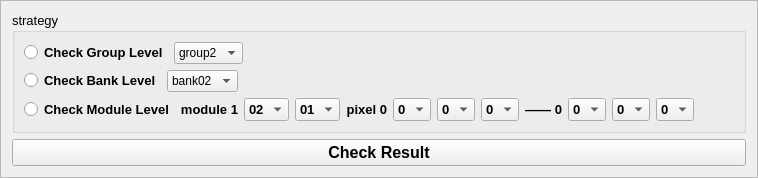
    <widget class="QFrame" name="frame_7">
     <property name="sizePolicy">
      <sizepolicy hsizetype="Preferred" vsizetype="Fixed">
       <horstretch>0</horstretch>
       <verstretch>0</verstretch>
      </sizepolicy>
     </property>
     <property name="styleSheet">
      <string notr="true">QFrame#frame_7 {
	background-color: rgb(210, 250, 255);
}</string>
     </property>
     <property name="frameShape">
      <enum>QFrame::StyledPanel</enum>
     </property>
     <property name="frameShadow">
      <enum>QFrame::Raised</enum>
     </property>
     <layout class="QVBoxLayout" name="verticalLayout_7">
      <item>
       <widget class="QGroupBox" name="groupBox">
        <property name="font">
         <font>
          <family>Arial</family>
          <pointsize>10</pointsize>
          <weight>50</weight>
          <bold>false</bold>
         </font>
        </property>
        <property name="title">
         <string>strategy</string>
        </property>
        <layout class="QVBoxLayout" name="verticalLayout_4">
         <item>
          <layout class="QHBoxLayout" name="horizontalLayout_19">
           <item>
            <widget class="QRadioButton" name="group_check">
             <property name="font">
              <font>
               <family>Arial</family>
               <pointsize>10</pointsize>
               <weight>75</weight>
               <bold>true</bold>
              </font>
             </property>
             <property name="text">
              <string>Check Group Level</string>
             </property>
            </widget>
           </item>
           <item>
            <widget class="QComboBox" name="group_select">
             <item>
              <property name="text">
               <string>group2</string>
              </property>
             </item>
             <item>
              <property name="text">
               <string>group3</string>
              </property>
             </item>
             <item>
              <property name="text">
               <string>group4</string>
              </property>
             </item>
             <item>
              <property name="text">
               <string>group5</string>
              </property>
             </item>
             <item>
              <property name="text">
               <string>group6</string>
              </property>
             </item>
             <item>
              <property name="text">
               <string>group7</string>
              </property>
             </item>
            </widget>
           </item>
           <item>
            <spacer name="horizontalSpacer_4">
             <property name="orientation">
              <enum>Qt::Horizontal</enum>
             </property>
             <property name="sizeHint" stdset="0">
              <size>
               <width>40</width>
               <height>20</height>
              </size>
             </property>
            </spacer>
           </item>
          </layout>
         </item>
         <item>
          <layout class="QHBoxLayout" name="horizontalLayout_20">
           <item>
            <widget class="QRadioButton" name="bank_check">
             <property name="font">
              <font>
               <family>Arial</family>
               <pointsize>10</pointsize>
               <weight>75</weight>
               <bold>true</bold>
              </font>
             </property>
             <property name="text">
              <string>Check Bank Level</string>
             </property>
            </widget>
           </item>
           <item>
            <widget class="QComboBox" name="bank_select">
             <item>
              <property name="text">
               <string>bank02</string>
              </property>
             </item>
             <item>
              <property name="text">
               <string>bank13</string>
              </property>
             </item>
             <item>
              <property name="text">
               <string>bank03</string>
              </property>
             </item>
             <item>
              <property name="text">
               <string>bank12</string>
              </property>
             </item>
             <item>
              <property name="text">
               <string>bank04</string>
              </property>
             </item>
             <item>
              <property name="text">
               <string>bank11</string>
              </property>
             </item>
             <item>
              <property name="text">
               <string>bank05</string>
              </property>
             </item>
             <item>
              <property name="text">
               <string>bank10</string>
              </property>
             </item>
             <item>
              <property name="text">
               <string>bank06</string>
              </property>
             </item>
             <item>
              <property name="text">
               <string>bank09</string>
              </property>
             </item>
             <item>
              <property name="text">
               <string>bank07</string>
              </property>
             </item>
             <item>
              <property name="text">
               <string>bank08</string>
              </property>
             </item>
            </widget>
           </item>
           <item>
            <spacer name="horizontalSpacer_5">
             <property name="orientation">
              <enum>Qt::Horizontal</enum>
             </property>
             <property name="sizeHint" stdset="0">
              <size>
               <width>40</width>
               <height>20</height>
              </size>
             </property>
            </spacer>
           </item>
          </layout>
         </item>
         <item>
          <layout class="QHBoxLayout" name="horizontalLayout_21">
           <item>
            <widget class="QRadioButton" name="module_check">
             <property name="font">
              <font>
               <family>Arial</family>
               <pointsize>10</pointsize>
               <weight>75</weight>
               <bold>true</bold>
              </font>
             </property>
             <property name="text">
              <string>Check Module Level</string>
             </property>
            </widget>
           </item>
           <item>
            <widget class="QLabel" name="label_26">
             <property name="font">
              <font>
               <family>Arial</family>
               <pointsize>10</pointsize>
               <weight>75</weight>
               <bold>true</bold>
              </font>
             </property>
             <property name="layoutDirection">
              <enum>Qt::RightToLeft</enum>
             </property>
             <property name="text">
              <string>module 1</string>
             </property>
             <property name="alignment">
              <set>Qt::AlignRight|Qt::AlignTrailing|Qt::AlignVCenter</set>
             </property>
            </widget>
           </item>
           <item>
            <widget class="QComboBox" name="resultcheck_module_num_1">
             <property name="sizePolicy">
              <sizepolicy hsizetype="Preferred" vsizetype="Fixed">
               <horstretch>0</horstretch>
               <verstretch>0</verstretch>
              </sizepolicy>
             </property>
             <property name="font">
              <font>
               <family>Arial</family>
               <pointsize>10</pointsize>
               <weight>75</weight>
               <bold>true</bold>
              </font>
             </property>
             <item>
              <property name="text">
               <string>02</string>
              </property>
             </item>
             <item>
              <property name="text">
               <string>03</string>
              </property>
             </item>
             <item>
              <property name="text">
               <string>04</string>
              </property>
             </item>
             <item>
              <property name="text">
               <string>05</string>
              </property>
             </item>
             <item>
              <property name="text">
               <string>06</string>
              </property>
             </item>
             <item>
              <property name="text">
               <string>07</string>
              </property>
             </item>
             <item>
              <property name="text">
               <string>08</string>
              </property>
             </item>
             <item>
              <property name="text">
               <string>09</string>
              </property>
             </item>
             <item>
              <property name="text">
               <string>10</string>
              </property>
             </item>
             <item>
              <property name="text">
               <string>11</string>
              </property>
             </item>
             <item>
              <property name="text">
               <string>12</string>
              </property>
             </item>
             <item>
              <property name="text">
               <string>13</string>
              </property>
             </item>
            </widget>
           </item>
           <item>
            <widget class="QComboBox" name="resultcheck_module_num_2">
             <property name="sizePolicy">
              <sizepolicy hsizetype="Preferred" vsizetype="Fixed">
               <horstretch>0</horstretch>
               <verstretch>0</verstretch>
              </sizepolicy>
             </property>
             <property name="font">
              <font>
               <family>Arial</family>
               <pointsize>10</pointsize>
               <weight>75</weight>
               <bold>true</bold>
              </font>
             </property>
             <item>
              <property name="text">
               <string>01</string>
              </property>
             </item>
             <item>
              <property name="text">
               <string>02</string>
              </property>
             </item>
             <item>
              <property name="text">
               <string>03</string>
              </property>
             </item>
             <item>
              <property name="text">
               <string>04</string>
              </property>
             </item>
             <item>
              <property name="text">
               <string>05</string>
              </property>
             </item>
            </widget>
           </item>
           <item>
            <widget class="QLabel" name="label_27">
             <property name="font">
              <font>
               <family>Arial</family>
               <pointsize>10</pointsize>
               <weight>75</weight>
               <bold>true</bold>
              </font>
             </property>
             <property name="text">
              <string>pixel 0</string>
             </property>
             <property name="alignment">
              <set>Qt::AlignRight|Qt::AlignTrailing|Qt::AlignVCenter</set>
             </property>
            </widget>
           </item>
           <item>
            <widget class="QComboBox" name="resultcheck_pixel_num_1">
             <property name="font">
              <font>
               <family>Arial</family>
               <pointsize>10</pointsize>
               <weight>75</weight>
               <bold>true</bold>
              </font>
             </property>
             <item>
              <property name="text">
               <string>0</string>
              </property>
             </item>
             <item>
              <property name="text">
               <string>1</string>
              </property>
             </item>
             <item>
              <property name="text">
               <string>2</string>
              </property>
             </item>
             <item>
              <property name="text">
               <string>3</string>
              </property>
             </item>
             <item>
              <property name="text">
               <string>4</string>
              </property>
             </item>
             <item>
              <property name="text">
               <string>5</string>
              </property>
             </item>
             <item>
              <property name="text">
               <string>6</string>
              </property>
             </item>
             <item>
              <property name="text">
               <string>7</string>
              </property>
             </item>
             <item>
              <property name="text">
               <string>8</string>
              </property>
             </item>
            </widget>
           </item>
           <item>
            <widget class="QComboBox" name="resultcheck_pixel_num_2">
             <property name="font">
              <font>
               <family>Arial</family>
               <pointsize>10</pointsize>
               <weight>75</weight>
               <bold>true</bold>
              </font>
             </property>
             <item>
              <property name="text">
               <string>0</string>
              </property>
             </item>
             <item>
              <property name="text">
               <string>1</string>
              </property>
             </item>
             <item>
              <property name="text">
               <string>2</string>
              </property>
             </item>
             <item>
              <property name="text">
               <string>3</string>
              </property>
             </item>
             <item>
              <property name="text">
               <string>4</string>
              </property>
             </item>
             <item>
              <property name="text">
               <string>5</string>
              </property>
             </item>
             <item>
              <property name="text">
               <string>6</string>
              </property>
             </item>
             <item>
              <property name="text">
               <string>7</string>
              </property>
             </item>
             <item>
              <property name="text">
               <string>8</string>
              </property>
             </item>
             <item>
              <property name="text">
               <string>9</string>
              </property>
             </item>
            </widget>
           </item>
           <item>
            <widget class="QComboBox" name="resultcheck_pixel_num_3">
             <property name="font">
              <font>
               <family>Arial</family>
               <pointsize>10</pointsize>
               <weight>75</weight>
               <bold>true</bold>
              </font>
             </property>
             <item>
              <property name="text">
               <string>0</string>
              </property>
             </item>
             <item>
              <property name="text">
               <string>1</string>
              </property>
             </item>
             <item>
              <property name="text">
               <string>2</string>
              </property>
             </item>
             <item>
              <property name="text">
               <string>3</string>
              </property>
             </item>
             <item>
              <property name="text">
               <string>4</string>
              </property>
             </item>
             <item>
              <property name="text">
               <string>5</string>
              </property>
             </item>
             <item>
              <property name="text">
               <string>6</string>
              </property>
             </item>
             <item>
              <property name="text">
               <string>7</string>
              </property>
             </item>
             <item>
              <property name="text">
               <string>8</string>
              </property>
             </item>
             <item>
              <property name="text">
               <string>9</string>
              </property>
             </item>
            </widget>
           </item>
           <item>
            <widget class="QLabel" name="label_28">
             <property name="font">
              <font>
               <family>Arial</family>
               <pointsize>10</pointsize>
               <weight>75</weight>
               <bold>true</bold>
              </font>
             </property>
             <property name="text">
              <string>—— 0</string>
             </property>
             <property name="alignment">
              <set>Qt::AlignRight|Qt::AlignTrailing|Qt::AlignVCenter</set>
             </property>
            </widget>
           </item>
           <item>
            <widget class="QComboBox" name="resultcheck_pixel_num_4">
             <property name="font">
              <font>
               <family>Arial</family>
               <pointsize>10</pointsize>
               <weight>75</weight>
               <bold>true</bold>
              </font>
             </property>
             <item>
              <property name="text">
               <string>0</string>
              </property>
             </item>
             <item>
              <property name="text">
               <string>1</string>
              </property>
             </item>
             <item>
              <property name="text">
               <string>2</string>
              </property>
             </item>
             <item>
              <property name="text">
               <string>3</string>
              </property>
             </item>
             <item>
              <property name="text">
               <string>4</string>
              </property>
             </item>
             <item>
              <property name="text">
               <string>5</string>
              </property>
             </item>
             <item>
              <property name="text">
               <string>6</string>
              </property>
             </item>
             <item>
              <property name="text">
               <string>7</string>
              </property>
             </item>
             <item>
              <property name="text">
               <string>8</string>
              </property>
             </item>
            </widget>
           </item>
           <item>
            <widget class="QComboBox" name="resultcheck_pixel_num_5">
             <property name="font">
              <font>
               <family>Arial</family>
               <pointsize>10</pointsize>
               <weight>75</weight>
               <bold>true</bold>
              </font>
             </property>
             <item>
              <property name="text">
               <string>0</string>
              </property>
             </item>
             <item>
              <property name="text">
               <string>1</string>
              </property>
             </item>
             <item>
              <property name="text">
               <string>2</string>
              </property>
             </item>
             <item>
              <property name="text">
               <string>3</string>
              </property>
             </item>
             <item>
              <property name="text">
               <string>4</string>
              </property>
             </item>
             <item>
              <property name="text">
               <string>5</string>
              </property>
             </item>
             <item>
              <property name="text">
               <string>6</string>
              </property>
             </item>
             <item>
              <property name="text">
               <string>7</string>
              </property>
             </item>
             <item>
              <property name="text">
               <string>8</string>
              </property>
             </item>
             <item>
              <property name="text">
               <string>9</string>
              </property>
             </item>
            </widget>
           </item>
           <item>
            <widget class="QComboBox" name="resultcheck_pixel_num_6">
             <property name="font">
              <font>
               <family>Arial</family>
               <pointsize>10</pointsize>
               <weight>75</weight>
               <bold>true</bold>
              </font>
             </property>
             <item>
              <property name="text">
               <string>0</string>
              </property>
             </item>
             <item>
              <property name="text">
               <string>1</string>
              </property>
             </item>
             <item>
              <property name="text">
               <string>2</string>
              </property>
             </item>
             <item>
              <property name="text">
               <string>3</string>
              </property>
             </item>
             <item>
              <property name="text">
               <string>4</string>
              </property>
             </item>
             <item>
              <property name="text">
               <string>5</string>
              </property>
             </item>
             <item>
              <property name="text">
               <string>6</string>
              </property>
             </item>
             <item>
              <property name="text">
               <string>7</string>
              </property>
             </item>
             <item>
              <property name="text">
               <string>8</string>
              </property>
             </item>
             <item>
              <property name="text">
               <string>9</string>
              </property>
             </item>
            </widget>
           </item>
           <item>
            <spacer name="horizontalSpacer_6">
             <property name="orientation">
              <enum>Qt::Horizontal</enum>
             </property>
             <property name="sizeHint" stdset="0">
              <size>
               <width>40</width>
               <height>20</height>
              </size>
             </property>
            </spacer>
           </item>
          </layout>
         </item>
        </layout>
       </widget>
      </item>
      <item>
       <widget class="QPushButton" name="resultcheck_button">
        <property name="sizePolicy">
         <sizepolicy hsizetype="Minimum" vsizetype="Fixed">
          <horstretch>0</horstretch>
          <verstretch>0</verstretch>
         </sizepolicy>
        </property>
        <property name="font">
         <font>
          <family>Arial</family>
          <pointsize>12</pointsize>
          <weight>75</weight>
          <bold>true</bold>
         </font>
        </property>
        <property name="text">
         <string>Check Result</string>
        </property>
       </widget>
      </item>
     </layout>
    </widget>
